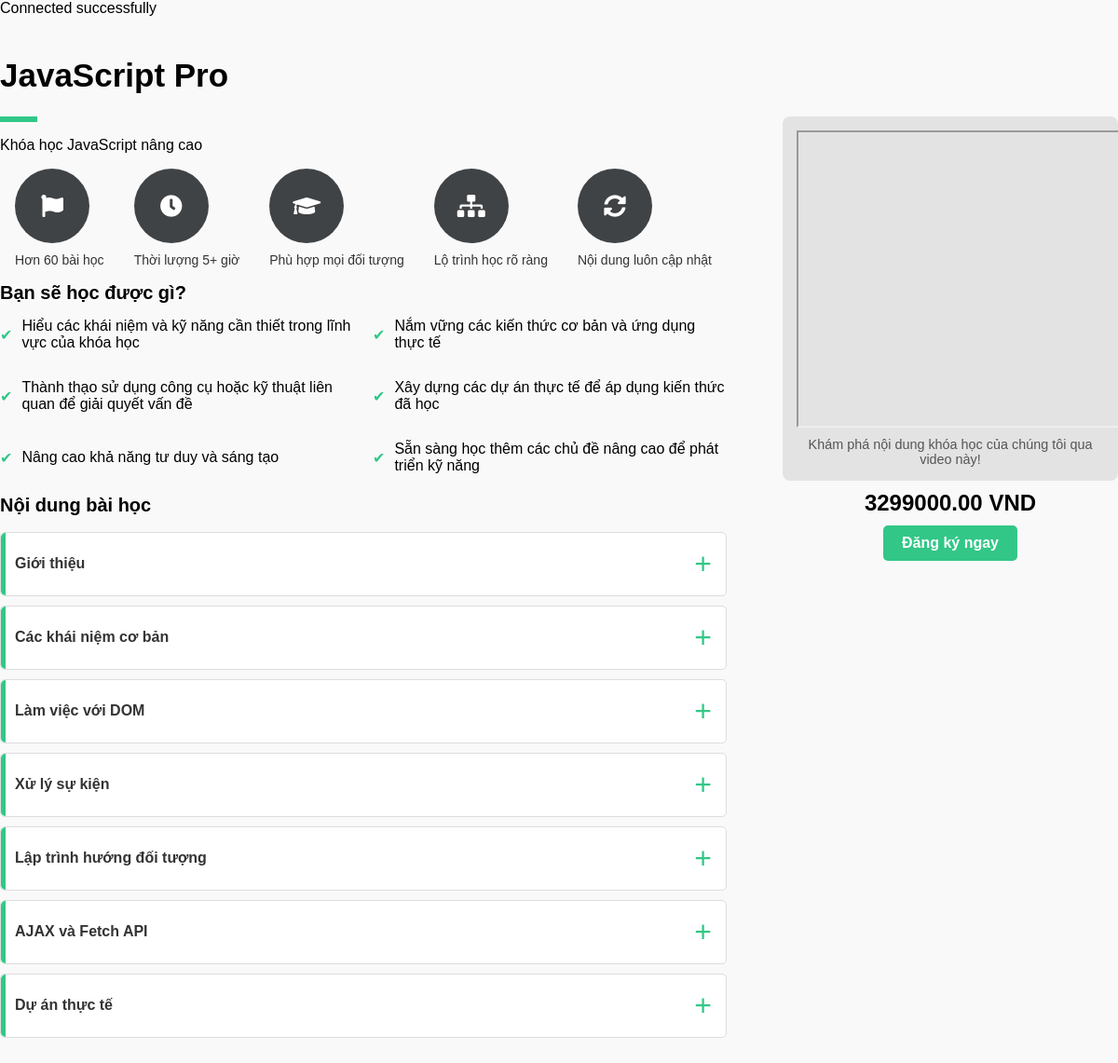
The app's page /Views/Pages/user/detail.php?id=3 with its own data.
### tables this page shows
CREATE TABLE Courses (
    course_id INT PRIMARY KEY AUTO_INCREMENT,
    title VARCHAR(250),              
    images VARCHAR(255),             
    descriptions TEXT,               
    duration VARCHAR(20),     
    video_url VARCHAR(255),
    original_price DECIMAL(10, 2),   
    num_students INT,               
    types ENUM('Pro', 'Free')         
);

CREATE TABLE Chapters (
    chapter_id INT PRIMARY KEY AUTO_INCREMENT,
    chapter_title VARCHAR(255),
    course_id INT,
    FOREIGN KEY (course_id) REFERENCES Courses(course_id) ON DELETE CASCADE
);

### Controller/coursescontroll.php (called while the page is built, shortened)
<?php
require_once('C:\xampp\htdocs\ProjectWeb-TD\ProjectEduWeb-PHP\Views\Public\config.php');
require_once(__DIR__ . '/../Model/coursemodel.php');
class CourseController {
    private $courseModel;
    public function __construct($conn) {
        $this->courseModel = new CourseModel($conn);
    }
    public function getCourseById($course_id) {
        $course = $this->courseModel->getCourseById($course_id);
        return $course;
    }
}
?>

### Model/coursemodel.php (called while the page is built, shortened)
<?php
class CourseModel {
    private $conn;
    public function __construct($conn) {
        $this->conn = $conn;
    }
    public function getCourseById($course_id) {
        $sql = "SELECT * FROM courses WHERE course_id = ?";
        $stmt = $this->conn->prepare($sql);
        $stmt->bind_param("i", $course_id);
        $stmt->execute();
        $result = $stmt->get_result();
        return $result->fetch_assoc();
    }
}
?>

### Controller/chaptercontroller.php (called while the page is built, shortened)
<?php
require_once('C:\xampp\htdocs\ProjectWeb-TD\ProjectEduWeb-PHP\Model\chapter.php');
class ChapterController {
    private $chapterModel;
    public function __construct($conn) {
        $this->chapterModel = new ChapterModel($conn);
    }
    public function getChaptersByCourseId($course_id) {
        $chapters = $this->chapterModel->getChaptersByCourseId($course_id);
        return $chapters;
    }
}
?>

### Model/chapter.php (called while the page is built, shortened)
<?php
class ChapterModel {
    private $conn;
    public function __construct($connection) {
        $this->conn = $connection;
    }
    public function getChaptersByCourseId($course_id) {
        $stmt = $this->conn->prepare("SELECT * FROM Chapters WHERE course_id = ?");
        $stmt->bind_param('i', $course_id);
        $stmt->execute();
        $result = $stmt->get_result();
        return $result->fetch_all(MYSQLI_ASSOC);
    }
    }
?>

### Views/Pages/user/detail.php (the view, shortened to what this page needs)
<?php
require_once('C:\xampp\htdocs\ProjectWeb-TD\ProjectEduWeb-PHP\Controller\coursescontroll.php');
require_once('C:\xampp\htdocs\ProjectWeb-TD\ProjectEduWeb-PHP\Controller\lessoncontroll.php');
require_once('C:\xampp\htdocs\ProjectWeb-TD\ProjectEduWeb-PHP\Controller\chaptercontroller.php');
$conn = mysqli_connect($host, $user, $password, $database);
$courseController = new CourseController($conn);
$chapterController = new ChapterController($conn);
if (isset($_GET['id'])) {
    $course_id = $_GET['id'];
    $course = $courseController->getCourseById($course_id);
    $chapters = $chapterController->getChaptersByCourseId($course_id);
} else {
    echo "Course ID is not provided.";
    exit;
}
?>
<!DOCTYPE html>
<html lang="vi">
<head>
    <link rel="stylesheet" href="https://cdnjs.cloudflare.com/ajax/libs/font-awesome/5.15.4/css/all.min.css">
</head>
<body>
    <div class="course-detail">
        <div class="content">
            <h1 class="course-title"><?php echo htmlspecialchars($course['title']); ?></h1>
            <div class="divider"></div>
            <p class="course-description">
                <?php echo htmlspecialchars($course['descriptions']); ?>
            </p>
            <div class="icon-container">
                <div class="icon-item">
                    <div class="icon-circle">
                        <i class="fas fa-flag"></i>
                    </div>
                    <p>Hơn 60 bài học</p>
                </div>
                <div class="icon-item">
                    <div class="icon-circle">
                        <i class="fas fa-clock"></i>
                    </div>
                    <p>Thời lượng 5+ giờ</p>
                </div>
                <div class="icon-item">
                    <div class="icon-circle">
                        <i class="fas fa-graduation-cap"></i>
                    </div>
                    <p>Phù hợp mọi đối tượng</p>
                </div>
                <div class="icon-item">
                    <div class="icon-circle">
                        <i class="fas fa-sitemap"></i>
                    </div>
                    <p>Lộ trình học rõ ràng</p>
                </div>
                <div class="icon-item">
                    <div class="icon-circle">
                        <i class="fas fa-sync-alt"></i>
                    </div>
                    <p>Nội dung luôn cập nhật</p>
                </div>
            </div>
            <div class="learning-outcomes">
                <h2>Bạn sẽ học được gì?</h2>
                <ul class="outcomes-list">
                    <li>Hiểu các khái niệm và kỹ năng cần thiết trong lĩnh vực của khóa học</li>
                    <li>Nắm vững các kiến thức cơ bản và ứng dụng thực tế</li>
                    <li>Thành thạo sử dụng công cụ hoặc kỹ thuật liên quan để giải quyết vấn đề</li>
                    <li>Xây dựng các dự án thực tế để áp dụng kiến thức đã học</li>
                    <li>Nâng cao khả năng tư duy và sáng tạo</li>
                    <li>Sẵn sàng học thêm các chủ đề nâng cao để phát triển kỹ năng</li>
                </ul>
            </div>
            <div class="course-content">
                <h2>Nội dung bài học</h2>
                <?php if (count($chapters) > 0): ?>
                    <?php foreach ($chapters as $chapter): ?>
                        <div class="section-header" onclick="toggleSection(this)">
                        <h2><?php echo htmlspecialchars($chapter['chapter_title']); ?></h2>
                            <span class="toggle-icon">+</span>
                        </div>
                    <?php endforeach; ?>
                <?php else: ?>
                    <p>Không có nội dung nào cho khóa học này.</p>
                <?php endif; ?>
            </div>
        </div>
        <div class="sidebar">
                <div class="video-preview">
                    <iframe src="<?php echo htmlspecialchars($course['video_url']); ?>" title="Giới thiệu khoá học" width="560" height="315" allow="accelerometer; autoplay; clipboard-write; encrypted-media; gyroscope; picture-in-picture" allowfullscreen>
                    </iframe>
                    <p>Khám phá nội dung khóa học của chúng tôi qua video này!</p>
                </div>
                <div class="price">
                    <p><?php echo htmlspecialchars($course['original_price']); ?> VND</p>
                    <button class="register-btn">Đăng ký ngay</button>
                </div>
        </div>
    </div>
</body>
</html>

### Views/Pages/user/detail.php (style rules this page uses)
body { margin: 0; padding: 0; background-color: #f9f9f9; font-family: Arial, sans-serif; }
.course-detail { display: flex; justify-content: space-between; margin: 20px auto; max-width: 1200px; }
.content { width: 65%; }
.course-title { font-size: 35px; font-weight: bold; }
.divider { border-top: 6px solid #32c787; width: 40px; }
.icon-container { display: flex; justify-content: space-around; }
.icon-item { text-align: center; color: #333; }
.icon-item p { padding-top:10px ; margin: 0; font-size: 14px; }
.icon-circle { width: 80px; height: 80px; background-color: #404345; border-radius: 50%; display: flex; justify-content: center; align-items: center; transition: transform 0.5s ease; }
.icon-circle i { font-size: 24px; color: #fff; }
.learning-outcomes h2 { font-size: 20px; margin-bottom: 10px; }
.outcomes-list { list-style: none; padding: 0; margin: 0; display: grid; grid-template-columns: 1fr 1fr; gap: 20px; }
.outcomes-list li { margin: 5px 0; display: flex; align-items: center; }
.outcomes-list li::before { content: "✔"; color: #32c787; margin-right: 10px; }
.course-content h2 { font-size: 20px; }
.section-header { display: flex; align-items: center; justify-content: space-between; background-color: #fff; border: 1px solid #ddd; border-radius: 5px; margin-bottom: 10px; padding: 15px; transition: background-color 0.3s ease; position: relative; }
.section-header::before { content: ""; position: absolute; top: 0; left: 0; height: 100%; width: 5px; background-color: #32c787; border-radius: 5px 0 0 5px; }
.section-header h2 { font-size: 1rem; margin: 0; color: #333; }
.section-header .toggle-icon { font-size: 32px; color: #32c787; transition: transform 0.3s ease; }
.sidebar { width: 30%; text-align: center; position: fixed; right:0; top: 125px; }
.video-preview { background: #e3e3e3; border-radius: 8px; padding: 15px; }
.video-preview p { margin: 10px 0 0; color: #555; font-size: 0.9rem; }
.price p { font-size: 1.5rem; font-weight: bold; margin: 10px 0; }
.register-btn { background-color: #32c787; color: #fff; border: none; border-radius: 5px; padding: 10px 20px; font-size: 16px; font-weight: bold; cursor: pointer; transition: all 0.3s ease; }

### records on screen
courses: title "JavaScript Pro", descriptions "Khóa học JavaScript nâng cao", original_price "3299000.00"
chapters: chapter_title "Giới thiệu"
chapters: chapter_title "Các khái niệm cơ bản"
chapters: chapter_title "Làm việc với DOM"
chapters: chapter_title "Xử lý sự kiện"
chapters: chapter_title "Lập trình hướng đối tượng"
chapters: chapter_title "AJAX và Fetch API"
chapters: chapter_title "Dự án thực tế"
